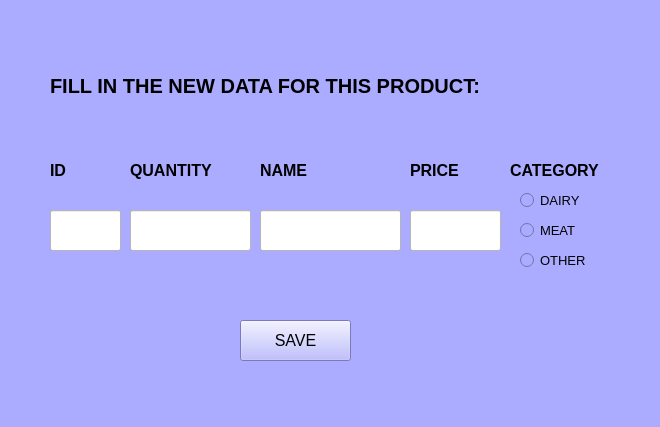
<?xml version="1.0" encoding="UTF-8"?>
<ui version="4.0">
 <class>MainWindow</class>
 <widget class="QMainWindow" name="MainWindow">
  <property name="geometry">
   <rect>
    <x>0</x>
    <y>0</y>
    <width>660</width>
    <height>427</height>
   </rect>
  </property>
  <property name="minimumSize">
   <size>
    <width>660</width>
    <height>427</height>
   </size>
  </property>
  <property name="maximumSize">
   <size>
    <width>660</width>
    <height>427</height>
   </size>
  </property>
  <property name="windowTitle">
   <string>MainWindow</string>
  </property>
  <property name="styleSheet">
   <string notr="true">background-color: rgb(171, 171, 255);</string>
  </property>
  <widget class="QWidget" name="centralwidget">
   <widget class="QLabel" name="label">
    <property name="geometry">
     <rect>
      <x>50</x>
      <y>-60</y>
      <width>611</width>
      <height>291</height>
     </rect>
    </property>
    <property name="font">
     <font>
      <pointsize>15</pointsize>
      <weight>75</weight>
      <bold>true</bold>
     </font>
    </property>
    <property name="text">
     <string>FILL IN THE NEW DATA FOR THIS PRODUCT:</string>
    </property>
   </widget>
   <widget class="QLabel" name="label_2">
    <property name="geometry">
     <rect>
      <x>50</x>
      <y>160</y>
      <width>51</width>
      <height>21</height>
     </rect>
    </property>
    <property name="font">
     <font>
      <pointsize>12</pointsize>
      <weight>75</weight>
      <bold>true</bold>
     </font>
    </property>
    <property name="text">
     <string>ID</string>
    </property>
   </widget>
   <widget class="QLabel" name="label_3">
    <property name="geometry">
     <rect>
      <x>130</x>
      <y>160</y>
      <width>111</width>
      <height>21</height>
     </rect>
    </property>
    <property name="font">
     <font>
      <pointsize>12</pointsize>
      <weight>75</weight>
      <bold>true</bold>
     </font>
    </property>
    <property name="text">
     <string>QUANTITY</string>
    </property>
   </widget>
   <widget class="QLabel" name="label_4">
    <property name="geometry">
     <rect>
      <x>260</x>
      <y>160</y>
      <width>131</width>
      <height>21</height>
     </rect>
    </property>
    <property name="font">
     <font>
      <pointsize>12</pointsize>
      <weight>75</weight>
      <bold>true</bold>
     </font>
    </property>
    <property name="text">
     <string>NAME</string>
    </property>
   </widget>
   <widget class="QLabel" name="label_5">
    <property name="geometry">
     <rect>
      <x>510</x>
      <y>150</y>
      <width>131</width>
      <height>41</height>
     </rect>
    </property>
    <property name="font">
     <font>
      <pointsize>12</pointsize>
      <weight>75</weight>
      <bold>true</bold>
     </font>
    </property>
    <property name="text">
     <string>CATEGORY</string>
    </property>
   </widget>
   <widget class="QLabel" name="label_6">
    <property name="geometry">
     <rect>
      <x>410</x>
      <y>160</y>
      <width>81</width>
      <height>21</height>
     </rect>
    </property>
    <property name="font">
     <font>
      <pointsize>12</pointsize>
      <weight>75</weight>
      <bold>true</bold>
     </font>
    </property>
    <property name="text">
     <string>PRICE</string>
    </property>
   </widget>
   <widget class="QLineEdit" name="lineEdit">
    <property name="geometry">
     <rect>
      <x>50</x>
      <y>210</y>
      <width>71</width>
      <height>41</height>
     </rect>
    </property>
    <property name="styleSheet">
     <string notr="true">background-color: rgb(255, 255, 255);</string>
    </property>
   </widget>
   <widget class="QLineEdit" name="lineEdit_3">
    <property name="geometry">
     <rect>
      <x>410</x>
      <y>210</y>
      <width>91</width>
      <height>41</height>
     </rect>
    </property>
    <property name="styleSheet">
     <string notr="true">background-color: rgb(255, 255, 255);</string>
    </property>
   </widget>
   <widget class="QLineEdit" name="lineEdit_4">
    <property name="geometry">
     <rect>
      <x>260</x>
      <y>210</y>
      <width>141</width>
      <height>41</height>
     </rect>
    </property>
    <property name="styleSheet">
     <string notr="true">background-color: rgb(255, 255, 255);</string>
    </property>
   </widget>
   <widget class="QLineEdit" name="lineEdit_5">
    <property name="geometry">
     <rect>
      <x>130</x>
      <y>210</y>
      <width>121</width>
      <height>41</height>
     </rect>
    </property>
    <property name="styleSheet">
     <string notr="true">background-color: rgb(255, 255, 255);</string>
    </property>
   </widget>
   <widget class="QRadioButton" name="radioButton">
    <property name="geometry">
     <rect>
      <x>520</x>
      <y>190</y>
      <width>111</width>
      <height>21</height>
     </rect>
    </property>
    <property name="font">
     <font>
      <pointsize>10</pointsize>
     </font>
    </property>
    <property name="text">
     <string>DAIRY</string>
    </property>
   </widget>
   <widget class="QRadioButton" name="radioButton_2">
    <property name="geometry">
     <rect>
      <x>520</x>
      <y>220</y>
      <width>101</width>
      <height>21</height>
     </rect>
    </property>
    <property name="font">
     <font>
      <pointsize>10</pointsize>
     </font>
    </property>
    <property name="text">
     <string>MEAT</string>
    </property>
   </widget>
   <widget class="QRadioButton" name="radioButton_3">
    <property name="geometry">
     <rect>
      <x>520</x>
      <y>250</y>
      <width>121</width>
      <height>21</height>
     </rect>
    </property>
    <property name="font">
     <font>
      <pointsize>10</pointsize>
     </font>
    </property>
    <property name="text">
     <string>OTHER</string>
    </property>
   </widget>
   <widget class="QPushButton" name="pushButton">
    <property name="geometry">
     <rect>
      <x>240</x>
      <y>320</y>
      <width>111</width>
      <height>41</height>
     </rect>
    </property>
    <property name="font">
     <font>
      <pointsize>12</pointsize>
      <weight>50</weight>
      <bold>false</bold>
     </font>
    </property>
    <property name="text">
     <string>SAVE</string>
    </property>
   </widget>
  </widget>
  <widget class="QMenuBar" name="menubar">
   <property name="geometry">
    <rect>
     <x>0</x>
     <y>0</y>
     <width>660</width>
     <height>26</height>
    </rect>
   </property>
  </widget>
  <widget class="QStatusBar" name="statusbar"/>
 </widget>
 <resources/>
 <connections/>
</ui>
